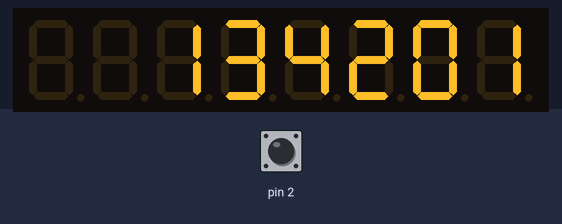
A sketch run on a simulated Arduino Uno, built with avr-gcc and run on an emulated ATmega328P. On the bench: 8-digit seven-segment display. The inputs (shaded band) are chosen by the test bench; at power-on: pin 2 HIGH. The local clock reads 2024-03-15 10:24:30 at power-on unless the sketch sets it.

Above: at 1.2 s.
1.3 s: pin 2 pulled LOW for 0.15 s
At 1.8 s:
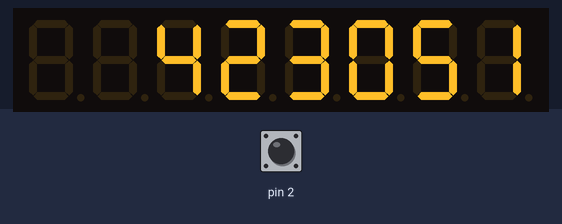
2.9 s: pin 2 pulled LOW for 1 s
At 4.4 s:
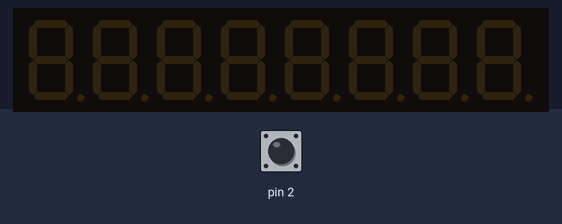
5.4 s: pin 2 pulled LOW for 0.15 s
At 8.9 s:
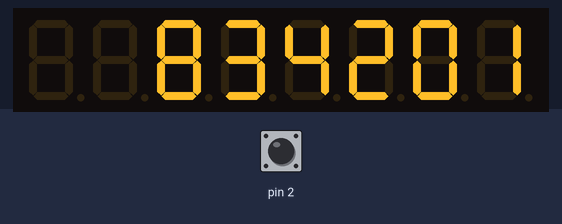
Timing chart, 0 to 10.4 s (numbered marks = the images above; inputs shaded):
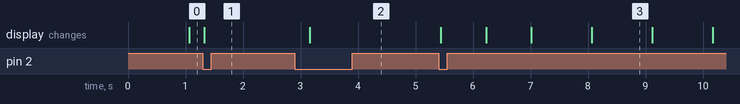

The sketch:

clock.ino
```cpp
#include "LedControl.h"
#include <DS3231.h>

DS3231  rtc(SDA, SCL);
LedControl lc = LedControl(A2, A3, A1, 1);

int state = 0;
int lastPress = 0;

void stateChange() {
  if(millis() - lastPress >= 300) {
    lastPress = millis();
    state++;
    if(state == 3) state = 0;
  }
}

void setup() {
  pinMode(2, INPUT_PULLUP);
  attachInterrupt(digitalPinToInterrupt(2), stateChange, FALLING);

  rtc.begin();

  lc.shutdown(0,false);
  lc.setIntensity(0,8);
  lc.clearDisplay(0);
}

void loop() {
  if(state == 0) {
    lc.setChar(0, 0, rtc.getTimeStr()[0], false);
    lc.setChar(0, 1, rtc.getTimeStr()[1], false);
    lc.setChar(0, 2, rtc.getTimeStr()[3], false);
    lc.setChar(0, 3, rtc.getTimeStr()[4], false);
    lc.setChar(0, 4, rtc.getTimeStr()[6], false);
    lc.setChar(0, 5, rtc.getTimeStr()[7], false);
  }else if(state == 1) {
    lc.setChar(0, 0, rtc.getDateStr()[0], false);
    lc.setChar(0, 1, rtc.getDateStr()[1], false);
    lc.setChar(0, 2, rtc.getDateStr()[3], false);
    lc.setChar(0, 3, rtc.getDateStr()[4], false);
    lc.setChar(0, 4, rtc.getDateStr()[8], false);
    lc.setChar(0, 5, rtc.getDateStr()[9], false);
  } else {
    lc.setChar(0, 0, ' ', false);
    lc.setChar(0, 1, ' ', false);
    lc.setChar(0, 2, ' ', false);
    lc.setChar(0, 3, ' ', false);
    lc.setChar(0, 4, ' ', false);
    lc.setChar(0, 5, ' ', false);
  }

  delay(250);
}
```

Measured:
- after the input at 1.3 s, the display: changes at once (image 1)
- after the input at 2.9 s, the display: changes after 0.26 s (image 2)
- after the input at 5.4 s, the display: first changes at once (image 3 shows a later state)
